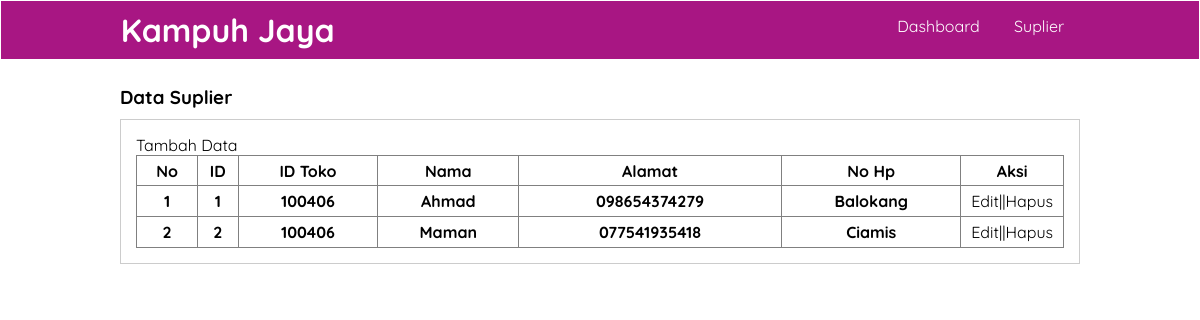
Screenshot of /data_suplier.php (signed in) with the database file from the repository.
### tables this page shows
CREATE TABLE `suplier` (
  `id_suplier` int(11) NOT NULL,
  `id_toko` int(11) NOT NULL,
  `nama_suplier` varchar(50) NOT NULL,
  `tlp_hp` varchar(50) NOT NULL,
  `alamat_suplier` varchar(100) NOT NULL,
  `created_at` timestamp NOT NULL DEFAULT current_timestamp() ON UPDATE current_timestamp()
);

### data_suplier.php (the view, shortened to what this page needs)
<?php
    include "koneksi.php";
    $query = mysqli_query($conn,'SELECT * FROM suplier');
?>
<!DOCTYPE html>
<html lang="en">
<head>
    <link rel="stylesheet" href="dekorasi.css">
</head>
<body>
    <header>
        <div class="container">
        <h1><a href="dashboard.php">Kampuh Jaya</a></h1>
        <ul>
            <li><a href="dashboard/index.html">Dashboard</a></li>
            <li><a href="data_suplier.php">Suplier</a></li>
        </ul>
        </div>
    </header>
    <div class="section">
        <div class="container">
            <h3>Data Suplier</h3>
            <div class="box">
                <p><a href="tambah_datasuplier.php">Tambah Data</a></p>
                <table border="1" cellspacing="0" class="table">
                    <thead>
                        <tr>
                        <th width="60px">No</th>
                            <th>ID</th>
                            <th>ID Toko</th>
                            <th>Nama</th>
                            <th>Alamat</th>
                            <th>No Hp</th>
                            <th width="100px">Aksi</th>
                            </tr>
                    </thead>
                    <tbody>
                    <?php
                    $no = 1;
                    while($data_suplier = mysqli_fetch_assoc($query)):?>
                        <tr>
                        <th><?php echo $no++ ?></th>
                        <th><?php echo $data_suplier["id_suplier"] ?></th>
                        <th><?php echo $data_suplier["id_toko"] ?></th>
                        <th><?php echo $data_suplier["nama_suplier"] ?></th>
                        <th><?php echo $data_suplier["alamat_suplier"] ?></th>
                        <th><?php echo $data_suplier["tlp_hp"] ?></th>
                        <td>
                                <a href="./proses/edit_suplier.php?id=<?php echo $data_suplier['id_suplier'] ?>">Edit</a>||<a href="./proses/hapus_suplier.php?id=<?php echo $data_suplier['id_suplier'] ?>" onclick="return confirm('Anda yakin ingin menghapus data ini??')">Hapus</a>
                            </td>
                        </tr>
                    <?php endwhile ?>
</tbody>
</body>
</html>

### dekorasi.css (style rules this page uses)
* { padding: 0; margin: 0; font-family: 'quicksand', sans-serif; }
a { color: inherit; text-decoration: none; }
body { background-color: #fff }
header { border: 1px solid; background-color: #a81683; color: #fff; }
header h1 { float: left; padding: 9px 0; }
header ul { float: right; }
header ul li { display: inline-block; }
header ul li a { padding: 15px; display: inline-block; }
.container { width: 80%; margin: 0 auto; }
.container:after { content: ''; display: block; clear: both; }
.section { padding: 25px 0; }
.box { background-color: #fff; border: 1px solid #ccc; padding: 15px; box-sizing: border-box; margin: 10px 0 25px 0; }
.box:after { content: ''; display: block; clear: both; }
.table { width: 100%; border-collapse: collapse; }
.table tr { height: 30px; }
.table tr td { padding: 5px 10px; }

### rows the page displays
suplier: id_suplier "1", id_toko "100406", nama_suplier "Ahmad", alamat_suplier "098654374279", tlp_hp "Balokang"
suplier: id_suplier "2", id_toko "100406", nama_suplier "Maman", alamat_suplier "077541935418", tlp_hp "Ciamis"
